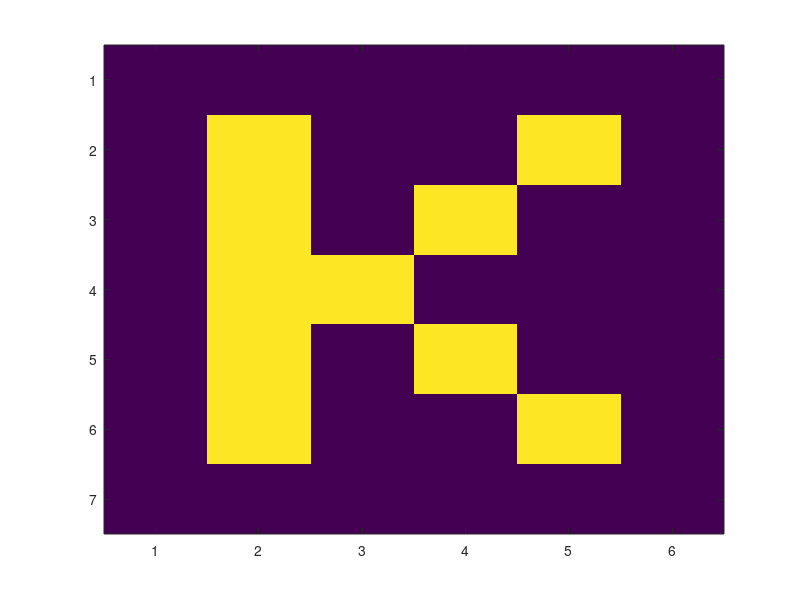

Write MATLAB code to recreate this figure.
literaL = [ 
-1 -1 -1 -1 -1 -1;
-1  1 -1 -1 -1 -1;
-1  1 -1 -1 -1 -1;  
-1  1 -1 -1 -1 -1;
-1  1 -1 -1 -1 -1;
-1  1  1  1  1 -1;
-1 -1 -1 -1 -1 -1
];


literaI = [ 
-1 -1 -1 -1 -1 -1;
-1 -1  1 -1 -1 -1;
-1 -1  1 -1 -1 -1;  
-1 -1  1 -1 -1 -1;
-1 -1  1 -1 -1 -1;
-1 -1  1 -1 -1 -1;
-1 -1 -1 -1 -1 -1
];


literaE = [ 
-1 -1 -1 -1 -1 -1;
-1  1  1  1  1 -1;
-1  1 -1 -1 -1 -1;  
-1  1  1  1 -1 -1;
-1  1 -1 -1 -1 -1;
-1  1  1  1  1 -1;
-1 -1 -1 -1 -1 -1
];


literaF = [ 
-1 -1 -1 -1 -1 -1;
-1  1  1  1  1 -1;
-1  1 -1 -1 -1 -1;  
-1  1  1  1 -1 -1;
-1  1 -1 -1 -1 -1;
-1  1 -1 -1 -1 -1;
-1 -1 -1 -1 -1 -1
];


literaB = [ 
-1 -1 -1 -1 -1 -1;
-1  1  1  1  1 -1;
-1  1 -1 -1  1 -1;  
-1  1  1  1  1 -1;
-1  1 -1 -1  1 -1;
-1  1  1  1  1 -1;
-1 -1 -1 -1 -1 -1
];

literaC = [ 
-1 -1 -1 -1 -1 -1;
-1  1  1  1  1 -1;
-1  1 -1 -1 -1 -1;  
-1  1 -1 -1 -1 -1;
-1  1 -1 -1 -1 -1;
-1  1  1  1  1 -1;
-1 -1 -1 -1 -1 -1
];


literaG = [ 
-1 -1 -1 -1 -1 -1;
-1  1  1  1  1 -1;
-1  1 -1 -1 -1 -1;  
-1  1 -1  1  1 -1;
-1  1 -1 -1  1 -1;
-1  1  1  1  1 -1;
-1 -1 -1 -1 -1 -1
];


literaH = [ 
-1 -1 -1 -1 -1 -1;
-1  1 -1 -1  1 -1;
-1  1 -1 -1  1 -1;  
-1  1  1  1  1 -1;
-1  1 -1 -1  1 -1;
-1  1 -1 -1  1 -1;
-1 -1 -1 -1 -1 -1
];

literaJ = [ 
-1 -1 -1 -1 -1 -1;
-1 -1 -1 -1  1 -1;
-1 -1 -1 -1  1 -1;  
-1 -1 -1 -1  1 -1;
-1 -1  1 -1  1 -1;
-1 -1  1  1  1 -1;
-1 -1 -1 -1 -1 -1
];


literaK = [ 
-1 -1 -1 -1 -1 -1;
-1  1 -1 -1  1 -1;
-1  1 -1  1 -1 -1;  
-1  1  1 -1 -1 -1;
-1  1 -1  1 -1 -1;
-1  1 -1 -1  1 -1;
-1 -1 -1 -1 -1 -1
];

imagesc(literaK)